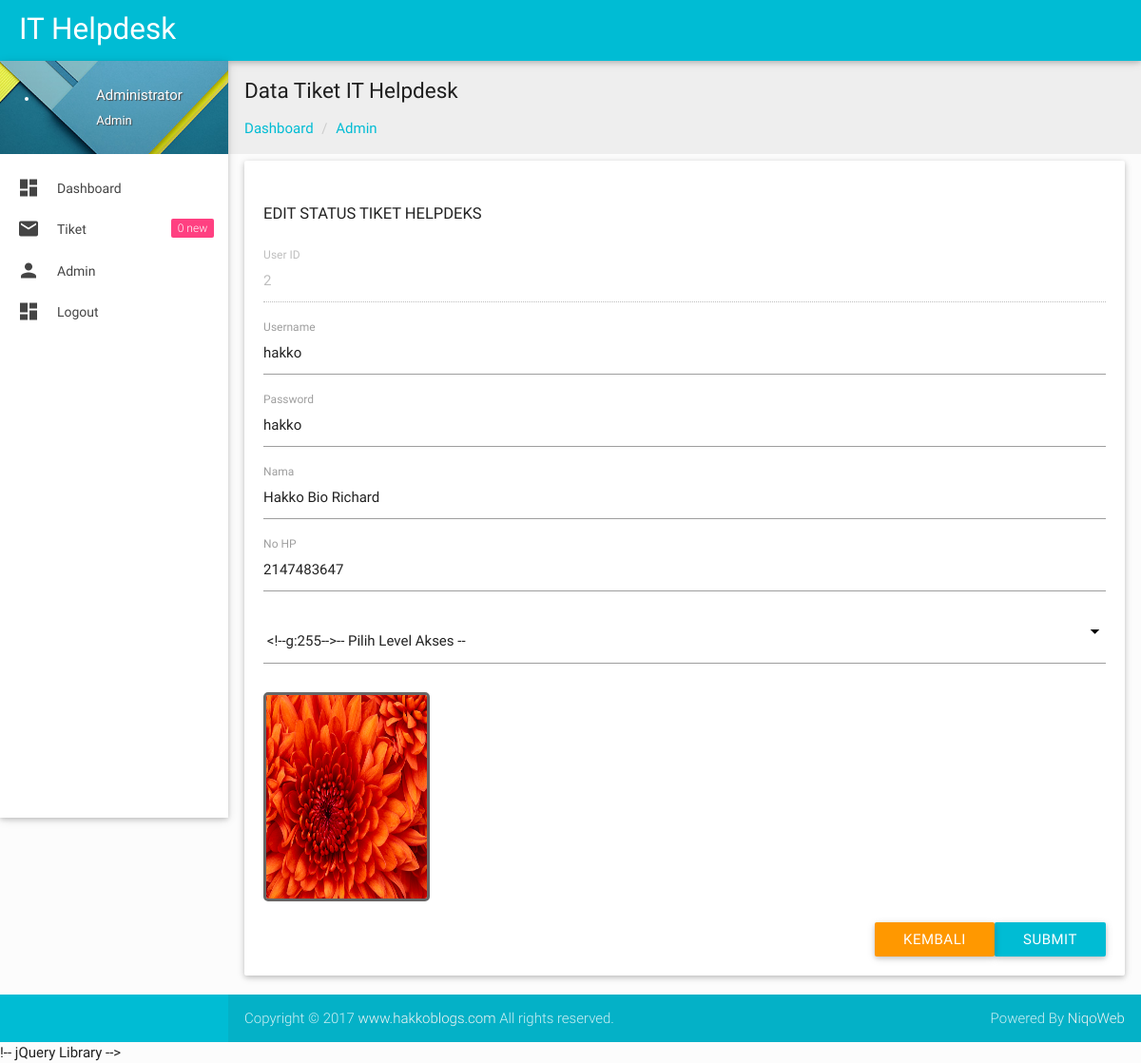
/admin/edit-admin.php?id=2 (signed in), run on the app's committed database.
### tables this page shows
CREATE TABLE `user` (
  `user_id` int(10) NOT NULL AUTO_INCREMENT,
  `username` varchar(30) NOT NULL,
  `password` varchar(30) NOT NULL,
  `fullname` varchar(50) NOT NULL,
  `no_hp` int(14) NOT NULL,
  `level` varchar(10) NOT NULL,
  `gambar` varchar(150) NOT NULL,
  PRIMARY KEY (`user_id`)
);

### admin/edit-admin.php (the view, shortened to what this page needs)
<?php
if (empty($_SESSION['username'])){
	header('location:../index.php');
} else {
?>
<!DOCTYPE html>
<html lang="en">
<?php include "head.php"; ?>
<body>
<?php include "header.php"; ?>
  <div id="main">
    <div class="wrapper">
      <?php include "menu.php"; ?>
<?php } ?>
      <section id="content">
        <div id="breadcrumbs-wrapper" class=" grey lighten-3">
          <div class="container">
            <div class="row">
              <div class="col s12 m12 l12">
                <h5 class="breadcrumbs-title">Data Tiket IT Helpdesk</h5>
                <ol class="breadcrumb">
                    <li><a href="index.php">Dashboard</a></li>
                    <li><a href="admin.php">Admin</a></li>
                </ol>
              </div>
            </div>
          </div>
        </div>
        <div class="container">
          <?php
            $kd = $_GET['id'];
			$sql = mysqli_query($koneksi, "SELECT * FROM user WHERE user_id='$kd'");
			if(mysqli_num_rows($sql) == 0){
				header("Location: admin.php");
			}else{
				$row = mysqli_fetch_assoc($sql);
			}
			?>
           <div class="col s8 m8 l6">
                <div class="card-panel">
                  <h4 class="header2">Edit Status Tiket Helpdeks</h4>
                  <div class="row">
                    <form action="" method="post" enctype="multipart/form-data" name="form1" id="form1" class="col s12">
                    <div class="row">
                        <div class="input-field col s12">
                          <input id="user_id" name="user_id" type="text" value="<?php echo $row['user_id'] ?>" readonly="readonly">
                          <label for="User ID">User ID</label>
                        </div>
                      </div>
                      <div class="row">
                        <div class="input-field col s12">
                          <input id="username" name="username" type="text" value="<?php echo $row['username'] ?>" autocomplete="off" required="required">
                          <label for="Username">Username</label>
                        </div>
                      </div>
                      <div class="row">
                        <div class="input-field col s12">
                          <input id="password" name="password" type="text" value="<?php echo $row['password'] ?>" autocomplete="off" required="required">
                          <label for="Password">Password</label>
                        </div>
                      </div>
                      <div class="row">
                        <div class="input-field col s12">
                          <input id="fullname" name="fullname" type="text" value="<?php echo $row['fullname'] ?>" autocomplete="off" required="required">
                          <label for="Nama">Nama</label>
                        </div>
                      </div>
                      <div class="row">
                        <div class="input-field col s12">
                          <input id="no_hp" name="no_hp" type="text" value="<?php echo $row['no_hp'] ?>" autocomplete="off" required="required">
                          <label for="No Hp">No HP</label>
                        </div>
                      </div>
                      <div class="row">
                        <div class="input-field col s12">
                        </div>
                      </div>
                      <div class="row">
                        <div class="input-field col s12">
                          <img src="<?php echo $row['gambar']; ?>" height="220" width="175" style="border: 3px solid #666; border-radius: 5px;"/>
                        </div>
                      </div>
                        <div class="row">
                          <div class="input-field col s12">
                            <button class="btn cyan waves-effect waves-light right" type="submit" name="input" id="update">Submit</button>
                            <a href="admin.php" style="margin-right=20px" class="btn orange waves-effect waves-light right" type="submit" name="input" id="update">Kembali
                            </a>
                          </div>
                        </div>
                      </div>
                  </div>
                </div>
              </div>
          </div>
        </div>
 <?php include "footer.php"; ?>
    !-- jQuery Library -->
</body>
</html>

### admin/css/style.css (style rules this page uses)
body { background-color: #fcfcfc; }
#main, footer { padding-left: 240px; }
.container { padding: 0 0.5rem; margin: 0 auto; max-width: 100% !important; width: 98%; }
#content .container .row { margin-bottom: 0; }
@media only screen and (min-width: 601px) { .container { width: 98%; } }
@media only screen and (min-width: 993px) { .container { width: 98%; } }
h4.header2 { font-size: 1.1rem; font-weight: 400; text-transform: uppercase; }
.breadcrumb { padding: 0px; margin: 15px 0px; list-style: none; }
.breadcrumbs-title { font-size: 1.5rem; line-height: 1.804rem; margin: 18px 0px 0px 0px; }
.breadcrumb > li { display: inline-block; }
.breadcrumb a { color: #00bcd4; }
.breadcrumb > li + li:before { padding: 0 5px; color: #ccc; content: "/\00a0"; }

### data on the page
user: user_id "2", username "hakko", password "hakko", fullname "Hakko Bio Richard", no_hp "2147483647", gambar (picture)

### other printed values
$_SESSION['fullname'] "Administrator"
$_SESSION['level'] "Admin"
$total2 "0"
